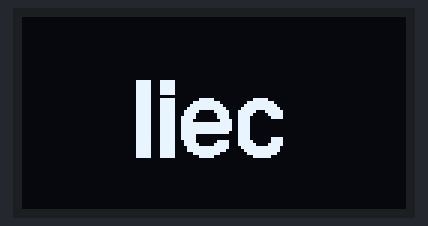
Bench run of a sketch on a simulated ESP32. Parts: 128×64 one-colour display.

Above: at 0.1 s.

The sketch:

logoLIEC.ino
```cpp
// (licence header left out)
// Include the correct display library
// For a connection via I2C using Wire include
#include <Wire.h>  // Only needed for Arduino 1.6.5 and earlier
#include "SSD1306Wire.h" // legacy include: `#include "SSD1306.h"`
// or #include "SH1106Wire.h", legacy include: `#include "SH1106.h"`
// For a connection via I2C using brzo_i2c (must be installed) include
// #include <brzo_i2c.h> // Only needed for Arduino 1.6.5 and earlier
// #include "SSD1306Brzo.h"
// #include "SH1106Brzo.h"
// For a connection via SPI include
// #include <SPI.h> // Only needed for Arduino 1.6.5 and earlier
// #include "SSD1306Spi.h"
// #include "SH1106SPi.h"

// Include custom images
#include "images.h"

// Initialize the OLED display using SPI
// D5 -> CLK
// D7 -> MOSI (DOUT)
// D0 -> RES
// D2 -> DC
// D8 -> CS
// SSD1306Spi        display(D0, D2, D8);
// or
// SH1106Spi         display(D0, D2);

// Initialize the OLED display using brzo_i2c
// D3 -> SDA
// D5 -> SCL
// SSD1306Brzo display(0x3c, D3, D5);
// or
// SH1106Brzo  display(0x3c, D3, D5);

// Initialize the OLED display using Wire library
SSD1306Wire  display(0x3c, 21, 22);
// SH1106 display(0x3c, D3, D5);


#define DEMO_DURATION 3000
typedef void (*Demo)(void);

int demoMode = 0;
int counter = 1;

void setup() {
  Serial.begin(115200);
  Serial.println();
  Serial.println();


  // Initialising the UI will init the display too.
  display.init();

  display.flipScreenVertically();
  display.setFont(ArialMT_Plain_10);

}

void drawImage() {
    // see http://blog.squix.org/2015/05/esp8266-nodemcu-how-to-create-xbm.html
    // on how to create xbm files
    display.drawXbm(0, 0, LIEC_width, LIEC_height, LIEC_bits);
}

Demo demos[] = {drawImage};

void loop() {
  // clear the display
  display.clear();
  // draw the current demo method
  demos[demoMode]();

  display.setTextAlignment(TEXT_ALIGN_RIGHT);
  display.drawString(10, 128, String(millis()));
  // write the buffer to the display
  display.display();

}
```

Source omitted: images.h (data table, 8776 bytes)
